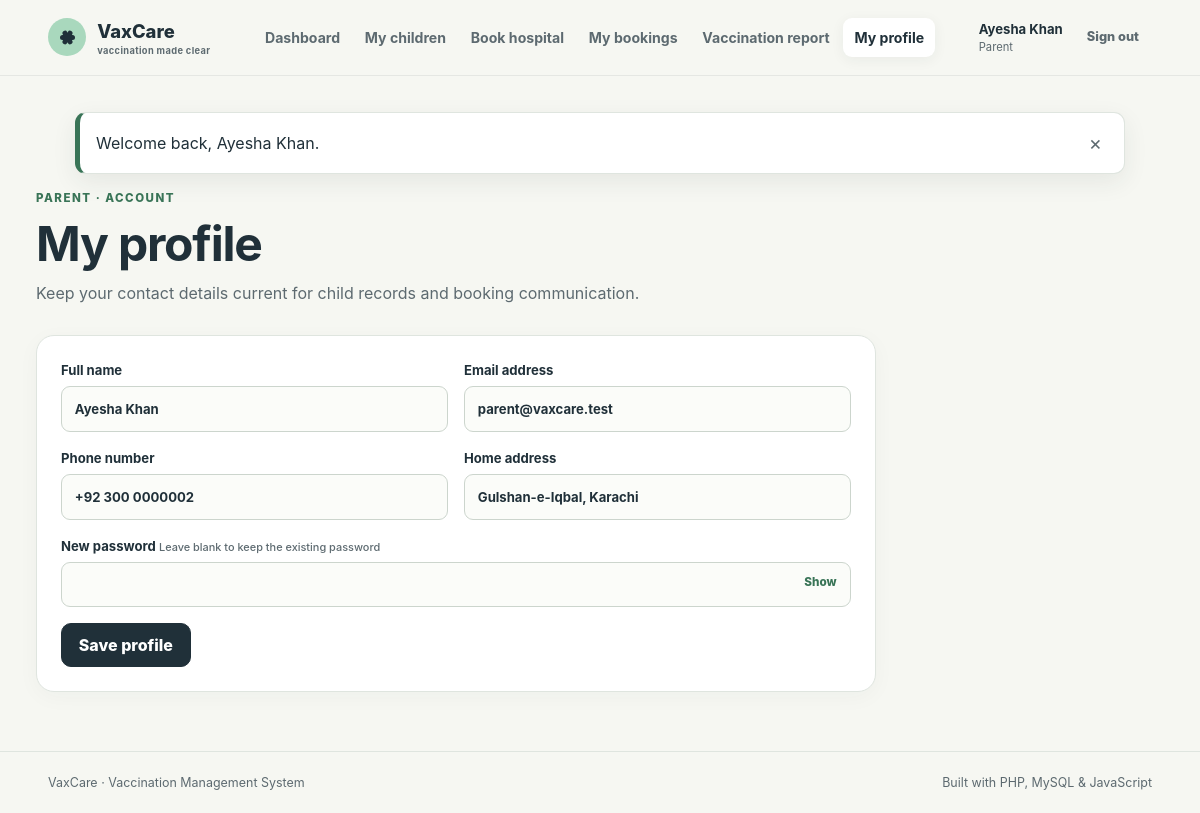
The page /index.php?route=parent.profile (signed in) on the database its author committed.
### tables this page shows
CREATE TABLE `parent_profiles` (
  `user_id` bigint(20) unsigned NOT NULL,
  `address` varchar(255) DEFAULT NULL,
  PRIMARY KEY (`user_id`),
  CONSTRAINT `fk_parent_user` FOREIGN KEY (`user_id`) REFERENCES `users` (`id`) ON DELETE CASCADE
);

CREATE TABLE `users` (
  `id` bigint(20) unsigned NOT NULL AUTO_INCREMENT,
  `role` enum('admin','parent','hospital') NOT NULL,
  `name` varchar(100) NOT NULL,
  `email` varchar(190) NOT NULL,
  `password_hash` varchar(255) NOT NULL,
  `phone` varchar(30) DEFAULT NULL,
  `status` enum('active','inactive') NOT NULL DEFAULT 'active',
  `created_at` timestamp NOT NULL DEFAULT current_timestamp(),
  `updated_at` timestamp NOT NULL DEFAULT current_timestamp() ON UPDATE current_timestamp(),
  PRIMARY KEY (`id`),
  UNIQUE KEY `email` (`email`),
  KEY `idx_users_role_status` (`role`,`status`)
);

### app/helpers.php (called while the page is built, shortened)
<?php
function e(mixed $value): string
{
    return htmlspecialchars((string) $value, ENT_QUOTES | ENT_SUBSTITUTE, 'UTF-8');
}
function url(string $route = 'home', array $query = []): string
{
    global $config;
    $query = array_merge(['route' => $route], $query);
    return ($config['base_url'] ?: 'index.php') . '?' . http_build_query($query);
}
function pull_flashes(): array
{
    $messages = $_SESSION['flash'] ?? [];
    return $messages;
}
function status_label(string $status): string
{
    return ucwords(str_replace('_', ' ', $status));
}
function render(string $view, array $data = []): never
{
    $viewFile = __DIR__ . '/views/' . $view . '.php';
    extract($data, EXTR_SKIP);
    $flashes = pull_flashes();
    require __DIR__ . '/views/layout/header.php';
    require $viewFile;
    require __DIR__ . '/views/layout/footer.php';
    exit;
}

### app/controllers/ParentController.php (called while the page is built, shortened)
<?php
function parent_profile(PDO $pdo): never
{
    $parent = require_role('parent');
    $statement = $pdo->prepare('SELECT u.*, pp.address FROM users u JOIN parent_profiles pp ON pp.user_id = u.id WHERE u.id = ?');
    $statement->execute([$parent['id']]);
    render('parent/profile', ['title' => 'My profile', 'profile' => $statement->fetch()]);
}

### public/index.php (called while the page is built, shortened)
<?php
require_once dirname(__DIR__) . '/app/bootstrap.php';
require_once dirname(__DIR__) . '/app/controllers/ParentController.php';
$route = (string) ($_GET['route'] ?? 'home');
$routes = [
    'home' => 'auth_home',
    'login' => 'auth_login',
    'register.parent' => 'auth_register_parent',
    'register.hospital' => 'auth_register_hospital',
    'logout' => 'auth_logout',
    'admin.dashboard' => 'admin_dashboard',
    'admin.children' => 'admin_children',
    'admin.requests' => 'admin_requests',
    'admin.request.update' => 'admin_request_update',
    'admin.hospitals' => 'admin_hospitals',
    'admin.hospital.save' => 'admin_hospital_save',
    'admin.hospital.delete' => 'admin_hospital_delete',
    'admin.vaccines' => 'admin_vaccines',
    'admin.bookings' => 'admin_bookings',
    'admin.reports' => 'admin_reports',
    'parent.dashboard' => 'parent_dashboard',
    'parent.children' => 'parent_children',
    'parent.child.save' => 'parent_child_save',
    'parent.child.delete' => 'parent_child_delete',
    'parent.hospitals' => 'parent_hospitals',
    'parent.booking.create' => 'parent_booking_create',
    'parent.bookings' => 'parent_bookings',
    'parent.report' => 'parent_report',
    'parent.profile' => 'parent_profile',
    'hospital.dashboard' => 'hospital_dashboard',
    'hospital.inventory' => 'hospital_inventory',
    'hospital.inventory.update' => 'hospital_inventory_update',
    'hospital.appointments' => 'hospital_appointments',
    'hospital.appointment.update' => 'hospital_appointment_update',
];
$routes[$route]($pdo);

### app/auth.php (called while the page is built, shortened)
<?php
function current_user(): ?array
{
    return $_SESSION['user'] ?? null;
}
function dashboard_route(string $role): string
{
    return match ($role) {
        'admin' => 'admin.dashboard',
        'parent' => 'parent.dashboard',
        'hospital' => 'hospital.dashboard',
        default => 'home',
    };
}

### app/config.php (called while the page is built, shortened)
<?php
return [
    'app_name' => 'VaxCare',
    'base_url' => rtrim((string) (getenv('APP_URL') ?: ''), '/'),
    'timezone' => (string) (getenv('APP_TIMEZONE') ?: 'Asia/Karachi'),
    'db' => [
        'host' => (string) (getenv('DB_HOST') ?: '127.0.0.1'),
        'port' => (int) (getenv('DB_PORT') ?: 3306),
        'name' => (string) (getenv('DB_DATABASE') ?: 'vaccination_management'),
        'user' => (string) (getenv('DB_USERNAME') ?: 'root'),
        'pass' => (string) (getenv('DB_PASSWORD') ?: ''),
        'charset' => 'utf8mb4',
    ],
];

### app/bootstrap.php (called while the page is built, shortened)
<?php
$config = require __DIR__ . '/config.php';
date_default_timezone_set($config['timezone']);
require_once __DIR__ . '/helpers.php';
require_once __DIR__ . '/auth.php';

### app/views/parent/profile.php (the view)
<div class="page-heading"><div><span class="eyebrow">Parent · Account</span><h1>My profile</h1><p>Keep your contact details current for child records and booking communication.</p></div></div>
<section class="panel form-panel"><form method="post" action="<?= e(url('parent.profile')) ?>" data-validate><?= csrf_field() ?><div class="form-grid"><label>Full name<input name="name" value="<?= e($profile['name']) ?>" minlength="2" maxlength="100" required></label><label>Email address<input type="email" name="email" value="<?= e($profile['email']) ?>" maxlength="190" required></label><label>Phone number<input name="phone" value="<?= e($profile['phone']) ?>" maxlength="30"></label><label>Home address<input name="address" value="<?= e($profile['address']) ?>" minlength="5" maxlength="255" required></label><label class="span-2">New password <small>Leave blank to keep the existing password</small><span class="password-field"><input type="password" name="password" minlength="8" autocomplete="new-password"><button type="button" data-password-toggle>Show</button></span></label></div><button class="button" type="submit">Save profile</button></form></section>

### app/views/layout/header.php (shortened to what this page needs)
<?php
$user = current_user();
$role = $user['role'] ?? null;
$nav = match ($role) {
    'admin' => [
        'admin.dashboard' => 'Overview', 'admin.children' => 'Children',
        'admin.requests' => 'Requests', 'admin.hospitals' => 'Hospitals',
        'admin.vaccines' => 'Vaccines', 'admin.bookings' => 'Bookings',
        'admin.reports' => 'Reports',
    ],
    'parent' => [
        'parent.dashboard' => 'Dashboard', 'parent.children' => 'My children',
        'parent.hospitals' => 'Book hospital', 'parent.bookings' => 'My bookings',
        'parent.report' => 'Vaccination report', 'parent.profile' => 'My profile',
    ],
    'hospital' => [
        'hospital.dashboard' => 'Dashboard', 'hospital.appointments' => 'Appointments',
        'hospital.inventory' => 'Vaccine status',
    ],
    default => [],
};
$activeRoute = (string) ($_GET['route'] ?? 'home');
?>
<!doctype html>
<html lang="en">
<head>
    <link rel="stylesheet" href="assets/css/app.css">
</head>
<body class="role-<?= e($role ?? 'guest') ?>">
<header class="site-header">
    <a class="brand" href="<?= e(url($user ? dashboard_route($role) : 'home')) ?>" aria-label="VaxCare home">
        <span class="brand-mark" aria-hidden="true"><span></span><span></span><span></span></span>
        <span>VaxCare<small>vaccination made clear</small></span>
    </a>
    <?php if ($user): ?>
        <nav id="primary-nav" class="primary-nav" aria-label="Primary navigation">
            <?php foreach ($nav as $navRoute => $label): ?>
                <a href="<?= e(url($navRoute)) ?>" <?= $activeRoute === $navRoute ? 'aria-current="page"' : '' ?>><?= e($label) ?></a>
            <?php endforeach; ?>
        </nav>
        <div class="account-chip">
            <span><strong><?= e($user['name']) ?></strong><small><?= e(status_label($role)) ?></small></span>
            <form method="post" action="<?= e(url('logout')) ?>">
                <button class="button button-quiet button-small" type="submit">Sign out</button>
            </form>
        </div>
    <?php endif; ?>
</header>
<?php if ($user): ?><div class="app-frame"><?php endif; ?>
<main id="main-content" class="<?= $user ? 'app-main' : 'public-main' ?>">
    <?php foreach ($flashes as $flash): ?>
        <div class="toast toast-<?= e($flash['type']) ?>" role="status">
            <span><?= e($flash['message']) ?></span>
            <button type="button" aria-label="Dismiss message">×</button>
        </div>
    <?php endforeach; ?>

### rows shown on the page
parent_profiles: user_id.role "Dashboard", user_id.role "My children", user_id.role "Book hospital", user_id.role "My bookings", user_id.role "Vaccination report", user_id.role "My profile", user_id.name "Ayesha Khan", user_id.role "Parent", name "Ayesha Khan", email "parent@vaxcare.test", phone "+92 300 0000002", address "Gulshan-e-Iqbal, Karachi"

### other values the page prints
$flash['message'] "Welcome back, Ayesha Khan."
